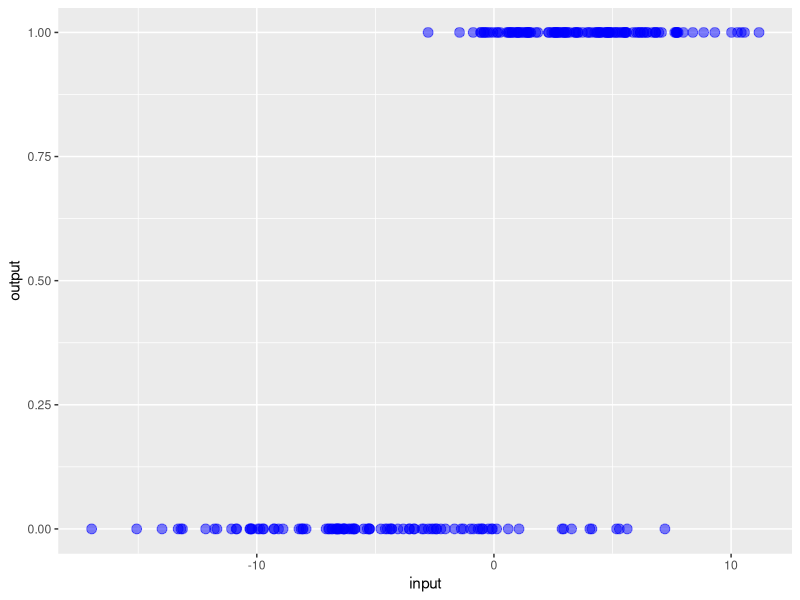
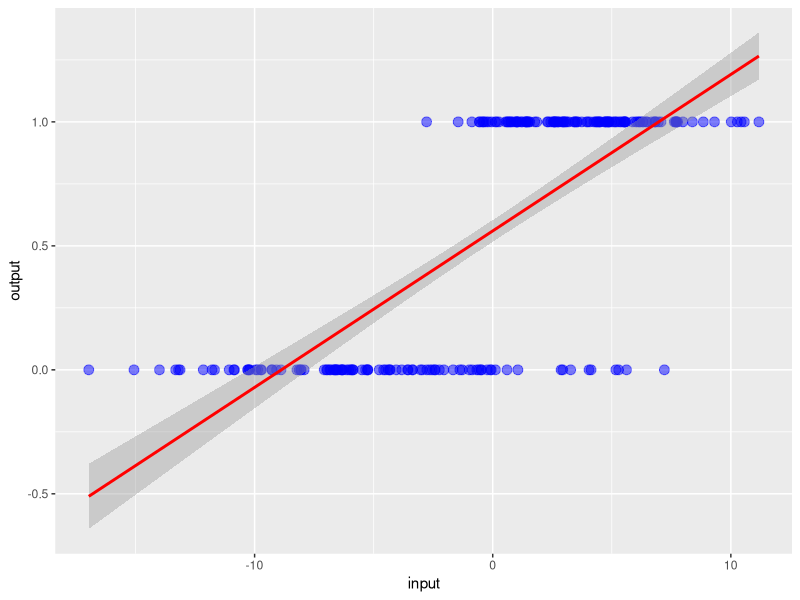
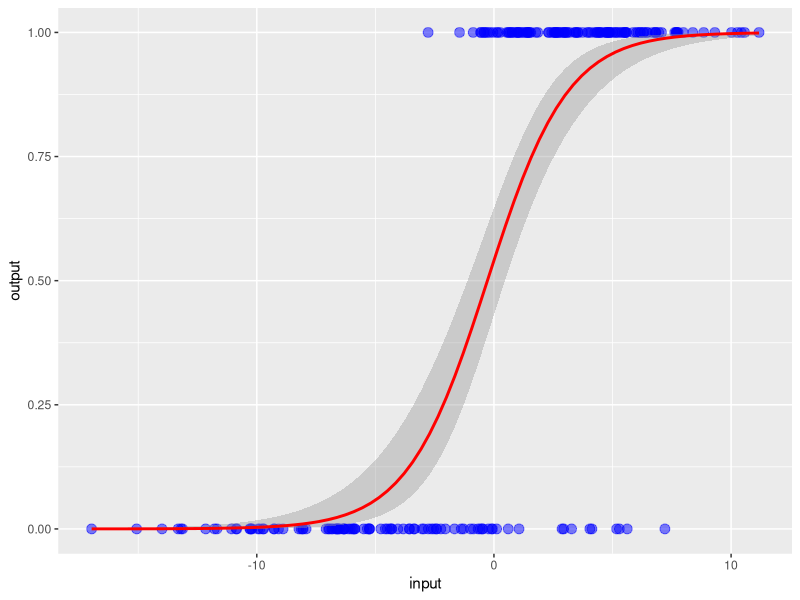

The R source for these figures, in order:
library(dplyr)
library(ggplot2)

x_zero <- rnorm(100, mean = -5, 5)
x_one <- rnorm(120, mean = 4, 3)
data <- list(x = c(x_zero, x_one), y = c(rep(0, 100), rep(1,120)))
df <- data.frame(data)

ggplot(df, aes(x,y)) + 
    geom_point(color = "blue", alpha = 0.5, size = 3) + 
    labs(x = "input", y = "output")

p <- ggplot(df, aes(x,y)) + 
    geom_point(color = "blue", alpha = 0.5, size = 3) + 
    labs(x = "input", y = "output")

p + geom_smooth(method = "lm", color = "red")
p + geom_smooth(method = "glm", method.args = list(family = "binomial"), color = "red")
